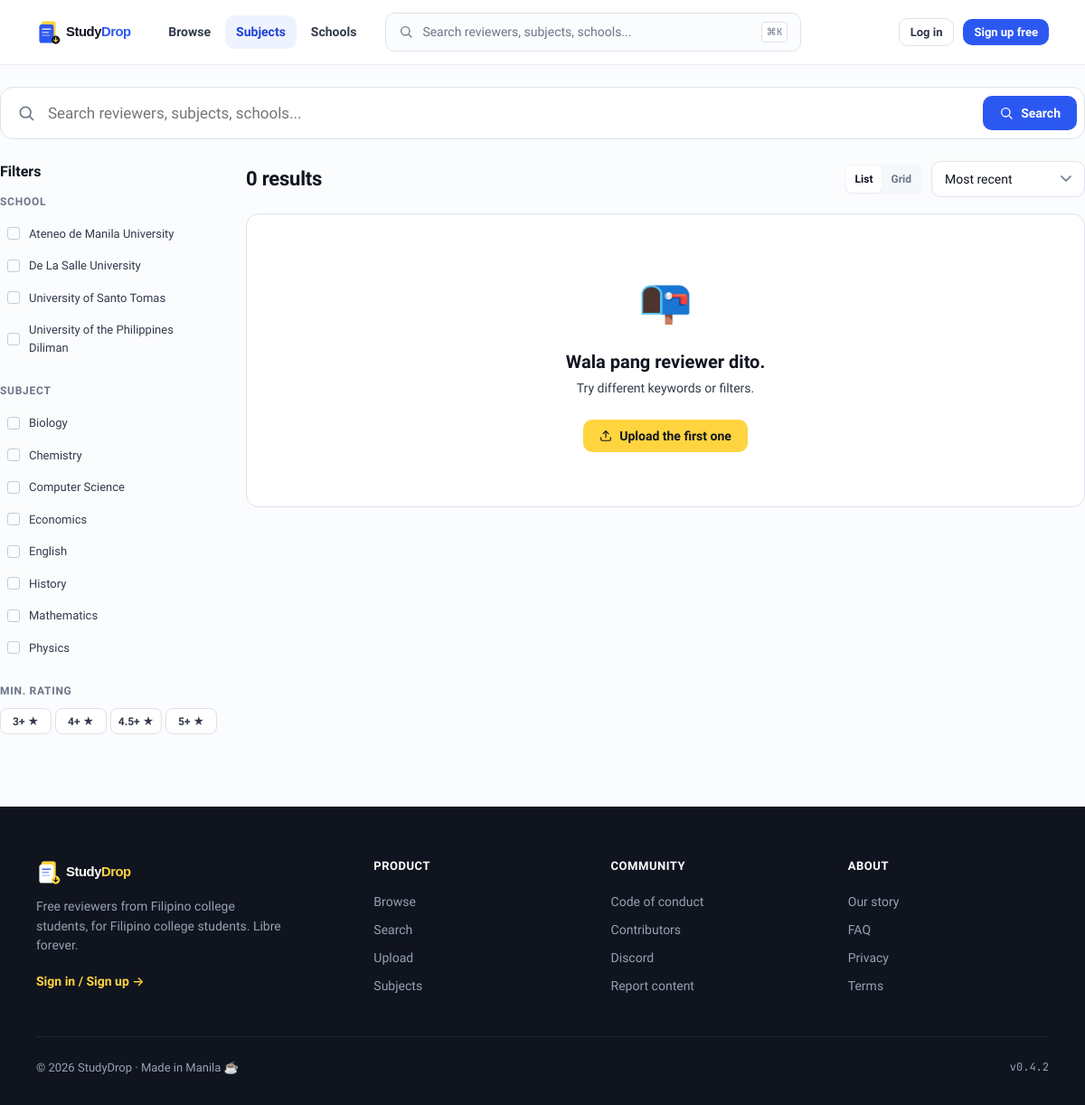
Screenshot of /search.php with the database file from the repository.
### tables this page shows
CREATE TABLE schools (
  id         INT UNSIGNED AUTO_INCREMENT PRIMARY KEY,
  name       VARCHAR(200)  NOT NULL,
  slug       VARCHAR(200)  NOT NULL UNIQUE,
  city       VARCHAR(100)  DEFAULT NULL,
  country    VARCHAR(100)  DEFAULT NULL,
  created_at TIMESTAMP     NOT NULL DEFAULT CURRENT_TIMESTAMP
);

CREATE TABLE subjects (
  id         INT UNSIGNED AUTO_INCREMENT PRIMARY KEY,
  name       VARCHAR(100) NOT NULL,
  slug       VARCHAR(100) NOT NULL UNIQUE,
  color_hex  CHAR(7)      NOT NULL DEFAULT '#2C58F2',
  created_at TIMESTAMP    NOT NULL DEFAULT CURRENT_TIMESTAMP
);

### helpers.php (called while the page is built, shortened)
<?php
function e(string $s): string
{
    return htmlspecialchars($s, ENT_QUOTES | ENT_SUBSTITUTE, 'UTF-8');
}

### search.php (the view, shortened to what this page needs)
<?php
require_once __DIR__ . '/helpers.php';
require_once __DIR__ . '/layout.php';
$db   = db();
$q    = trim($_GET['q']       ?? '');
$subj = (int)($_GET['subject'] ?? 0);
$sch  = (int)($_GET['school']  ?? 0);
$sort = in_array($_GET['sort']??'',['popular','oldest','rating']) ? $_GET['sort'] : 'recent';
$view = ($_GET['view']??'list') === 'grid' ? 'grid' : 'list';
$page = max(1,(int)($_GET['page']??1));
$per  = 12; $off = ($page-1)*$per;
$where = ['m.is_active=1','m.is_approved=1']; $params = [];
$wSQL = implode(' AND ',$where);
$oSQL = match($sort){ 'popular'=>'m.download_count DESC','oldest'=>'m.created_at ASC', default=>'m.created_at DESC' };
$cntStmt = $db->prepare("SELECT COUNT(*) FROM materials m WHERE $wSQL");
$cntStmt->execute($params);
$total = (int)$cntStmt->fetchColumn();
$stmt = $db->prepare("SELECT m.*,u.display_name,u.avatar_color,s.name AS subject_name,sc.name AS school_name
    FROM materials m JOIN users u ON u.id=m.uploader_id
    LEFT JOIN subjects s ON s.id=m.subject_id LEFT JOIN schools sc ON sc.id=m.school_id
    WHERE $wSQL ORDER BY $oSQL LIMIT $per OFFSET $off");
$stmt->execute($params);
$materials = $stmt->fetchAll();
$subjects = $db->query('SELECT * FROM subjects ORDER BY name')->fetchAll();
$schools  = $db->query('SELECT * FROM schools  ORDER BY name')->fetchAll();
?>
<main style="flex:1;">
<div class="container" style="padding:24px 0 80px;">
  <form method="GET" action="search.php">
    <div style="background:var(--bg-elevated);border:1px solid var(--border-default);border-radius:14px;padding:8px;display:flex;align-items:center;gap:10px;margin-bottom:24px;">
      <?= icon('search',20,2,'color:var(--fg-3);margin-left:10px;flex-shrink:0;') ?>
      <input name="q" value="<?= e($q) ?>"
             style="flex:1;border:0;outline:0;font-size:17px;font-weight:500;background:transparent;padding:10px 4px;color:var(--fg-1);font-family:var(--font-body);"
             placeholder="Search reviewers, subjects, schools..."/>
      <button type="submit" class="btn btn-primary"><?= icon('search',16,2) ?> Search</button>
    </div>
  </form>
  <div style="display:grid;grid-template-columns:240px 1fr;gap:32px;align-items:start;" class="search-grid">
    <aside style="position:sticky;top:90px;" class="search-sidebar">
      <div style="display:flex;align-items:center;justify-content:space-between;margin-bottom:12px;">
        <h3 style="font-family:var(--font-display);font-weight:700;font-size:16px;">Filters</h3>
      </div>
      <div style="margin-bottom:22px;">
        <h4 style="font-size:12px;font-weight:700;letter-spacing:.06em;text-transform:uppercase;color:var(--fg-3);margin-bottom:10px;">School</h4>
        <div style="display:flex;flex-direction:column;gap:2px;">
          <?php foreach ($schools as $sc): ?>
          <a href="search.php?<?= http_build_query(array_filter(['q'=>$q,'subject'=>$subj,'school'=>(int)$sc['id'],'sort'=>$sort])) ?>"
             style="display:flex;align-items:center;gap:10px;padding:7px 8px;border-radius:8px;cursor:pointer;text-decoration:none;
                    background:<?= $sch===(int)$sc['id']?'var(--brand-blue-50)':'transparent' ?>;transition:background 120ms;">
            <span style="width:14px;height:14px;border-radius:3px;border:1.5px solid <?= $sch===(int)$sc['id']?'var(--brand-blue-500)':'var(--border-strong)' ?>;
                          background:<?= $sch===(int)$sc['id']?'var(--brand-blue-500)':'transparent' ?>;display:inline-flex;align-items:center;justify-content:center;flex-shrink:0;">
            </span>
            <span style="flex:1;font-size:13px;font-weight:500;color:<?= $sch===(int)$sc['id']?'var(--brand-blue-700)':'var(--fg-2)' ?>;"><?= e($sc['name']) ?></span>
          </a>
          <?php endforeach; ?>
        </div>
      </div>
      <div style="margin-bottom:22px;">
        <h4 style="font-size:12px;font-weight:700;letter-spacing:.06em;text-transform:uppercase;color:var(--fg-3);margin-bottom:10px;">Subject</h4>
        <div style="display:flex;flex-direction:column;gap:2px;">
          <?php foreach ($subjects as $sub): ?>
          <a href="search.php?<?= http_build_query(array_filter(['q'=>$q,'subject'=>(int)$sub['id'],'school'=>$sch,'sort'=>$sort])) ?>"
             style="display:flex;align-items:center;gap:10px;padding:7px 8px;border-radius:8px;cursor:pointer;text-decoration:none;
                    background:<?= $subj===(int)$sub['id']?'var(--brand-blue-50)':'transparent' ?>;transition:background 120ms;">
            <span style="width:14px;height:14px;border-radius:3px;border:1.5px solid <?= $subj===(int)$sub['id']?'var(--brand-blue-500)':'var(--border-strong)' ?>;
                          background:<?= $subj===(int)$sub['id']?'var(--brand-blue-500)':'transparent' ?>;display:inline-flex;align-items:center;justify-content:center;flex-shrink:0;">
            </span>
            <span style="flex:1;font-size:13px;font-weight:500;color:<?= $subj===(int)$sub['id']?'var(--brand-blue-700)':'var(--fg-2)' ?>;"><?= e($sub['name']) ?></span>
          </a>
          <?php endforeach; ?>
        </div>
      </div>
      <div>
        <h4 style="font-size:12px;font-weight:700;letter-spacing:.06em;text-transform:uppercase;color:var(--fg-3);margin-bottom:10px;">Min. rating</h4>
        <div style="display:flex;gap:4px;">
          <?php foreach ([3,4,4.5,5] as $v): ?>
          <button style="flex:1;padding:6px 4px;font-size:12px;font-weight:600;border:1px solid var(--border-default);border-radius:8px;background:var(--bg-elevated);color:var(--fg-2);display:inline-flex;align-items:center;justify-content:center;gap:3px;cursor:pointer;">
            <?= $v ?>+ ★
          </button>
          <?php endforeach; ?>
        </div>
      </div>
    </aside>
    <div>
      <div style="display:flex;align-items:center;justify-content:space-between;margin-bottom:18px;flex-wrap:wrap;gap:12px;">
        <div>
          <h2 style="font-family:var(--font-display);font-weight:700;font-size:22px;letter-spacing:-0.01em;">
            <?= $total ?> result<?= $total!==1?'s':'' ?>
          </h2>
        </div>
        <div style="display:flex;gap:10px;align-items:center;">
          <div style="display:flex;background:var(--bg-muted);border-radius:8px;padding:2px;">
            <?php foreach (['list'=>'List','grid'=>'Grid'] as $vid=>$vlbl): ?>
            <a href="search.php?<?= http_build_query(array_filter(['q'=>$q,'subject'=>$subj,'school'=>$sch,'sort'=>$sort,'view'=>$vid])) ?>"
               style="padding:6px 10px;border-radius:6px;background:<?= $view===$vid?'var(--bg-elevated)':'transparent' ?>;
                      color:<?= $view===$vid?'var(--fg-1)':'var(--fg-3)' ?>;box-shadow:<?= $view===$vid?'var(--shadow-xs)':'none' ?>;
                      display:inline-flex;align-items:center;gap:4px;font-size:12px;font-weight:600;text-decoration:none;">
              <?= $vlbl ?>
            </a>
            <?php endforeach; ?>
          </div>
          <form method="GET">
            <select name="sort" class="select" style="width:170px;" onchange="this.form.submit()">
              <option value="recent"   <?= $sort==='recent'  ?'selected':'' ?>>Most recent</option>
            </select>
          </form>
        </div>
      </div>
      <?php if (empty($materials)): ?>
      <div style="background:var(--bg-elevated);border:1px solid var(--border-default);border-radius:14px;padding:60px;text-align:center;">
        <div style="font-size:48px;margin-bottom:16px;">📭</div>
        <div style="font-family:var(--font-display);font-weight:700;font-size:20px;color:var(--fg-1);">Wala pang reviewer dito.</div>
        <div style="font-size:14px;color:var(--fg-2);margin-top:4px;">Try different keywords or filters.</div>
        <a href="upload.php" class="btn btn-accent" style="margin-top:24px;display:inline-flex;"><?= icon('upload',14,2) ?> Upload the first one</a>
      </div>
      <?php endif; ?>
    </div>
  </div>
</div>
</main>

### colors_and_type.css (style rules this page uses)
:root { --brand-blue-50: #EEF3FF; --brand-blue-100: #DCE6FF; --brand-blue-200: #B6C9FF; --brand-blue-300: #8AA6FF; --brand-blue-400: #5F82FF; --brand-blue-500: #2C58F2; --brand-blue-600: #1E40D8; --brand-blue-700: #1632AC; --brand-blue-800: #102680; --brand-blue-900: #0B1A57; --brand-yellow-50: #FFFBEA; --brand-yellow-100: #FFF3C2; --brand-yellow-200: #FFE680; --brand-yellow-300: #FFD43F; --brand-yellow-400: #F5BE15; --brand-yellow-500: #D9A300; --brand-yellow-600: #A87E00; --brand-yellow-700: #7A5C00; --neutral-0: #FFFFFF; --neutral-25: #FBFCFD; --neutral-50: #F5F7FA; --neutral-100: #ECEFF4; --neutral-200: #DDE2EB; --neutral-300: #C4CBD7; --neutral-400: #97A1B2; --neutral-500: #6B7588; --neutral-600: #4A5366; --neutral-700: #323A4B; --neutral-800: #1F2533; --neutral-900: #10141F; --color-success-50: #E8F8EF; --color-success-500: #1FA663; --color-success-700: #156D43; --color-warning-50: #FFF6E5; --color-warning-500: #F09000; --color-warning-700: #9C5C00; --color-danger-50: #FDECEC; --color-danger-500: #E13A3A; --color-danger-700: #962020; --color-info-50: #E6F2FB; --color-info-500: #1E84D6; --color-info-700: #155A93; --bg: var(--neutral-25); --bg-elevated: var(--neutral-0); --bg-muted: var(--neutral-50); --bg-sunken: var(--neutral-100); --bg-inverse: var(--neutral-900); --fg-1: var(--neutral-900); --fg-2: var(--neutral-700); --fg-3: var(--neutral-500); --fg-4: var(--neutral-400); --fg-on-brand: #FFFFFF; --fg-on-accent: var(--neutral-900); --border-subtle: var(--neutral-100); --border-default: var(--neutral-200); --border-strong: var(--neutral-300); --border-focus: var(--brand-blue-500); --action-primary: var(--brand-blue-500); --action-primary-hover: var(--brand-blue-600); --action-primary-active: var(--brand-blue-700); --action-accent: var(--brand-yellow-300); --action-accent-hover: var(--brand-yellow-400); --action-accent-active: var(--brand-yellow-500); --font-display: "Bricolage Grotesque", "Plus Jakarta Sans", system-ui, sans-serif; --font-body: "Plus Jakarta Sans", system-ui, -apple-system, "Segoe UI", sans-serif; --font-mono: "JetBrains Mono", ui-monospace, "SF Mono", Menlo, monospace; --text-xs: 12px; --text-sm: 14px; --text-base: 16px; --text-md: 18px; --text-lg: 20px; --text-xl: 24px; --text-2xl: 30px; --text-3xl: 38px; --text-4xl: 48px; --text-5xl: 60px; --text-6xl: 76px; --lh-tight: 1.1; --lh-snug: 1.25; --lh-normal: 1.5; --lh-relaxed: 1.65; --fw-regular: 400; --fw-medium: 500; --fw-semibold: 600; --fw-bold: 700; --fw-extra: 800; --tracking-tight: -0.02em; --tracking-snug: -0.01em; --tracking-normal: 0; --tracking-wide: 0.04em; --tracking-caps: 0.08em; --space-1: 4px; --space-2: 8px; --space-3: 12px; --space-4: 16px; --space-5: 20px; --space-6: 24px; --space-7: 32px; --space-8: 40px; --space-9: 48px; --space-10: 64px; --space-11: 80px; --space-12: 96px; --radius-xs: 4px; --radius-sm: 6px; --radius-md: 10px; --radius-lg: 14px; --radius-xl: 20px; --radius-2xl: 28px; --radius-pill: 999px; --shadow-xs: 0 1px 2px rgba(16, 20, 31, 0.06); --shadow-sm: 0 1px 2px rgba(16, 20, 31, 0.06), 0 1px 3px rgba(16, 20, 31, 0.05); --shadow-md: 0 4px 8px -2px rgba(16, 20, 31, 0.08), 0 2px 4px -1px rgba(16, 20, 31, 0.05); --shadow-lg: 0 12px 24px -8px rgba(16, 20, 31, 0.12), 0 4px 8px -2px rgba(16, 20, 31, 0.06); --shadow-xl: 0 24px 48px -12px rgba(16, 20, 31, 0.18); --shadow-focus: 0 0 0 3px rgba(44, 88, 242, 0.25); --shadow-focus-accent: 0 0 0 3px rgba(255, 212, 63, 0.45); --ease-out: cubic-bezier(0.2, 0.7, 0.2, 1); --ease-in-out: cubic-bezier(0.4, 0, 0.2, 1); --duration-fast: 120ms; --duration-base: 180ms; --duration-slow: 280ms; }
html, body { font-family: var(--font-body); color: var(--fg-1); background: var(--bg); font-size: var(--text-base); line-height: var(--lh-normal); -webkit-font-smoothing: antialiased; text-rendering: optimizeLegibility; }

### rows the page displays
schools: name "Ateneo de Manila University"
schools: name "De La Salle University"
schools: name "University of Santo Tomas"
schools: name "University of the Philippines Diliman"
subjects: name "Biology"
subjects: name "Chemistry"
subjects: name "Computer Science"
subjects: name "Economics"
subjects: name "English"
subjects: name "History"
subjects: name "Mathematics"
subjects: name "Physics"

### other values shown
$v "3"
$v "4"
$v "4.5"
$v "5"
$total "0"
$vlbl "List"
$vlbl "Grid"
